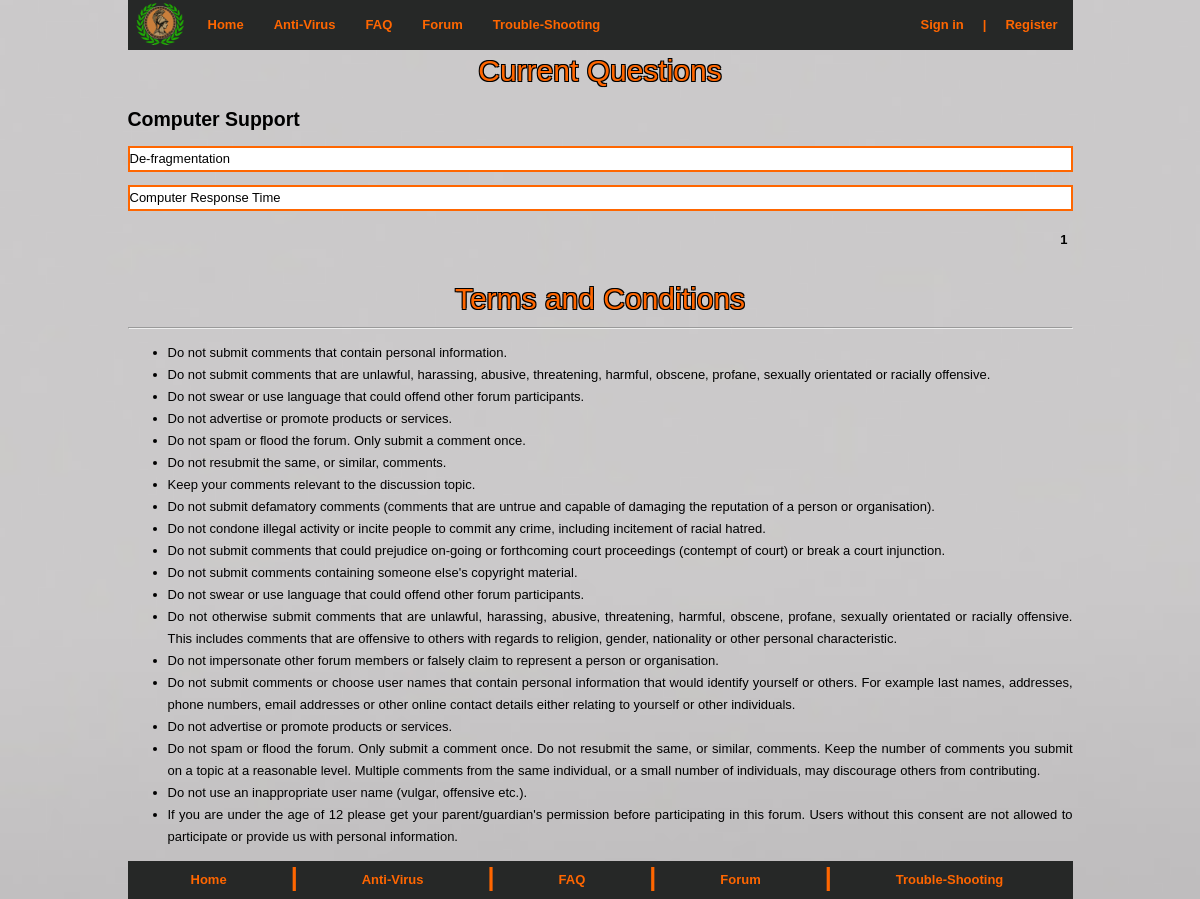
The page /currentQuestions.php?cv=3&id=1 on the database its author committed.
### tables this page shows
CREATE TABLE `categories` (
  `categoryID` int(11) NOT NULL AUTO_INCREMENT,
  `title` text,
  PRIMARY KEY (`categoryID`)
);

CREATE TABLE `questiondetails` (
  `questionID` int(11) NOT NULL AUTO_INCREMENT,
  `questionText` text NOT NULL,
  `userID` int(11) NOT NULL,
  `questionTitle` text NOT NULL,
  `questionDate` date NOT NULL,
  `questionStatus` text NOT NULL,
  `categoryID` int(11) NOT NULL,
  `score` int(11) DEFAULT '0',
  PRIMARY KEY (`questionID`),
  KEY `userInformation` (`userID`),
  KEY `categoryID` (`categoryID`),
  CONSTRAINT `questiondetails_ibfk_1` FOREIGN KEY (`categoryID`) REFERENCES `categories` (`categoryID`),
  CONSTRAINT `userInformation` FOREIGN KEY (`userID`) REFERENCES `userdetails` (`userID`) ON DELETE CASCADE ON UPDATE CASCADE
);

### currentQuestions.php (the view, shortened to what this page needs)
<!DOCTYPE html>
<html lang="en">
<head>
<link rel="stylesheet" type="text/css" href="CSS/mystyle.css"/>
</head>
<body>
<?php
		$loggedIn = "false";
		$categoryID = $_GET['cv'];
?>
	<div id = "nav">
		<nav>
			<ul>
			<div id = "navlogofloat">
				<a href="index.php"><img src="Images/athenalogo.png" alt="Athena Security" title="Athena Security" height="50" width="65"></a>
			</div>
				<li><a href="index.php">Home</a></li>
				<li><a href="anti-virus.php">Anti-Virus</a></li>
				<li><a href="FAQ.php">FAQ</a></li>
				<li><a href="forumMenu.php">Forum</a></li>
				<li><a href="Trouble-shooting.php">Trouble-Shooting</a></li>
				<div id = "nav2">
					<nav>
						<ul>
							<?php
						if($loggedIn == "false")
						{
							echo "<li><b></li></b>";
						}
							?>
						</ul>
					</nav>
				</div>
				<div id = "nav3">
					<nav>
						<ul>
						<?php
							if ($loggedIn == "false")
							{
							echo"<li><a href='registryTest.php'>Register</a></li>";
							echo "<li><b>|</b></li>";
							echo "<li><a href=loginTest.php>Sign in</a></li>";
							}
							?>
						</ul>
					</nav>
				</div>
			</ul>
		</nav>
	</div>
		<div id = "heading">
		Current Questions
		</div>
	<?php
		$questionCategory = "SELECT title from categories WHERE categoryID = '$categoryID'";
		$result = mysql_query($questionCategory);
		$row = mysql_fetch_row($result);
		$categoryName = $row[0];
		echo "<h2>$categoryName</h2>";
				$start=0;
				$limit=2;
		if(isset($_GET['id']))
			{
				$id=$_GET['id'];
				$start=($id-1)*$limit;
			}
$query=mysql_query("SELECT questionID, questionTitle FROM questionDetails WHERE categoryID = '$categoryID' ORDER BY questionID DESC LIMIT $start, $limit");
	while($query2=mysql_fetch_array($query))
		{
			$questionTitle = $query2['questionTitle'];
			$questionID = $query2['questionID'];
			echo "<p id=questionTitle2><a href='questionResponse.php?qid=$questionID&id=1'>$questionTitle</a></p>";
		}
$newTotal = 0;
$newQuery = "SELECT questionID, questionTitle FROM questionDetails WHERE categoryID = '$categoryID' ORDER BY questionID";
$responseList = mysql_query($newQuery);
while ($response = mysql_fetch_array($responseList))
				{
						$newTotal = $newTotal + 1;
				}
$total=ceil($newTotal/$limit);
echo "<ul class='page'>";
		for($i=1;$i<=$total;$i++)
		{
			if($i==$id) { echo "<li class='current'>".$i."</li>"; }
			else { echo "<li><a href='?cv=".$categoryID."&id=".$i."'>".$i."</a></li>"; }
		}
echo "</ul>";
echo "<br><br>";
	?>
	<div id = "heading4">
		Terms and Conditions
		</div>
		<hr>
		<ul>
		<li>Do not submit comments that contain personal information.</li>
		<li>Do not submit comments that are unlawful, harassing, abusive, threatening, harmful, obscene, profane, sexually orientated or racially offensive.</li>
		<li>Do not swear or use language that could offend other forum participants.</li>
		<li>Do not advertise or promote products or services.</li>
		<li>Do not spam or flood the forum. Only submit a comment once.</li>
		<li>Do not resubmit the same, or similar, comments.</li>
		<li>Keep your comments relevant to the discussion topic.</li>
		<li>Do not submit defamatory comments (comments that are untrue and capable of damaging the reputation of a person or organisation).</li>
		<li>Do not condone illegal activity or incite people to commit any crime, including incitement of racial hatred.</li>
		<li>Do not submit comments that could prejudice on-going or forthcoming court proceedings (contempt of court) or break a court injunction.</li>
		<li>Do not submit comments containing someone else's copyright material.</li>
		<li>Do not swear or use language that could offend other forum participants.</li>
		<li>Do not otherwise submit comments that are unlawful, harassing, abusive, threatening, harmful, obscene, profane, sexually orientated or racially offensive. This includes comments that are offensive to others with regards to religion, gender, nationality or other personal characteristic.</li>
		<li>Do not impersonate other forum members or falsely claim to represent a person or organisation.</li>
		<li>Do not submit comments or choose user names that contain personal information that would identify yourself or others. For example last names, addresses, phone numbers, email addresses or other online contact details either relating to yourself or other individuals.</li>
		<li>Do not advertise or promote products or services. </li>
		<li>Do not spam or flood the forum. Only submit a comment once. Do not resubmit the same, or similar, comments. Keep the number of comments you submit on a topic at a reasonable level. Multiple comments from the same individual, or a small number of individuals, may discourage others from contributing. </li>
		<li>Do not use an inappropriate user name (vulgar, offensive etc.).</li>
		<li>If you are under the age of 12 please get your parent/guardian's permission before participating in this forum. Users without this consent are not allowed to participate or provide us with personal information.</li>
		</ul>
	<div id="footer">
			<ul>
				<li><a href="index.php">Home</a></li>
				<li><b>|</b></li>
				<li><a href="anti-virus.php">Anti-Virus</a></li>
				<li><b>|</b></li>
				<li><a href="FAQ.php">FAQ</a></li>
				<li><b>|</b></li>
				<li><a href="forumMenu.php">Forum</a></li>
				<li><b>|</b></li>
				<li><a href="Trouble-shooting.php">Trouble-Shooting</a></li>
			</ul>
	</div>
</body>
</html>

### CSS/mystyle.css (style rules this page uses)
footer, nav { display:block; }
body { height:100%; padding:0px; margin:0 auto; width:945px; font:13px/22px Helveltica, Arial, "sans-serif"; position:relative; top:0; text-align:justify; background-image: url("../Images/background.jpg"); -webkit-background-size: cover; -moz-background-size: cover; -o-background-size: cover; background-size: cover; vertical-align: middle; }
p { width:941px; }
#navlogofloat { float:left; }
#nav { height:50px; width:945px; float:left; padding:0; background-color:#262827; }
#nav ul { list-style:none; width:945px; margin:0 auto; padding:0; }
#nav li { float:left; }
#nav li a { display:block; padding:14px 15px; text-decoration:none; font-weight:bold; color:#FF6600; }
#nav2 ul { list-style:none; width:100%; }
#nav2 li b { display:block; padding:14px 5px; text-decoration:none; font-weight:bold; color:#FF6600; padding-left:90px; }
#nav3 li { float:right; }
#nav3 ul { list-style:none; width:100%; }
#nav3 li a { display:block; padding:14px 15px; text-decoration:none; font-weight:bold; color:#FF6600; }
#nav3 li b { display:block; padding:14px 4px; text-decoration:none; font-weight:bold; color:#FF6600; }
#heading { text-align: center; font-size: 30px; font-weight: 5px; margin:0px; padding-bottom:10px; padding-top:60px; color: #FF6600; text-shadow: -1px -1px 0 #000, 1px -1px 0 #000, -1px 1px 0 #000, 1px 1px 0 #000; }
#heading4 { text-align: center; font-size: 30px; font-weight: 5px; margin:0px; padding-top:20px; padding-bottom:10px; color: #FF6600; text-shadow: -1px -1px 0 #000, 1px -1px 0 #000, -1px 1px 0 #000, 1px 1px 0 #000; }
a:link, a:visited { color: inherit; text-decoration: none; }
#questionTitle2 { border-style: solid; border-width: 2px; border-color: #FF6600; background-color: white; }
.page { float: right; margin: 0; padding: 0; }
.page li { list-style: none; display:inline-block; }
.page li a, .current { display: block; padding: 5px; text-decoration: none; color: #8A8A8A; }
.current { font-weight:bold; color: #000; }
#footer { width:945px; float:left; margin:0 0 0em 0; padding:0; background-color:#262827; position:relative; bottom:0; }
#footer ul { list-style:none; width:945px; margin:0 auto; padding:0; }
#footer li { float:left; }
#footer li a { display:block; padding:8px 63px; text-decoration:none; font-weight:bold; color:#FF6600; }
#footer li b { display:block; padding:8px 1px; padding-top:5px; font-weight:bold; color:#FF6600; font-size:25px; }

### rows shown on the page
categories: title "Computer Support"
questiondetails: questionTitle "De-fragmentation"
questiondetails: questionTitle "Computer Response Time"
